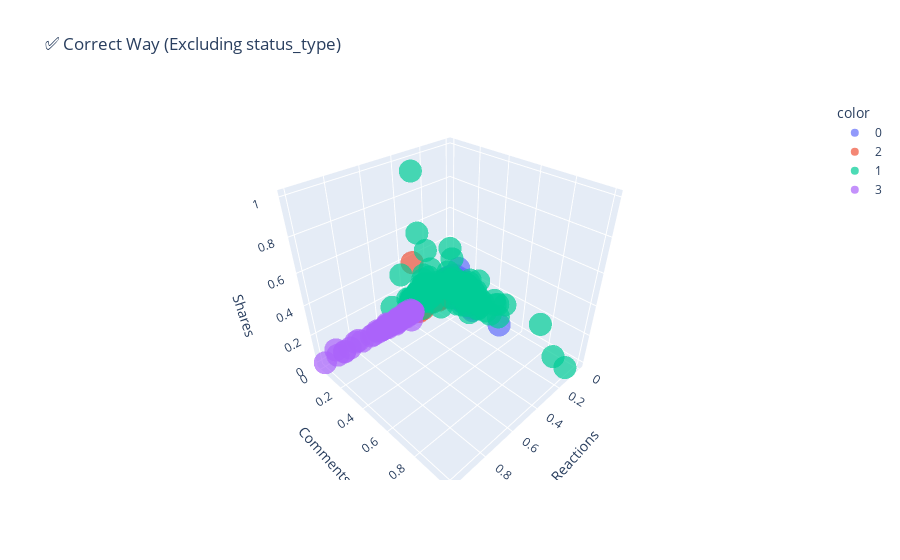
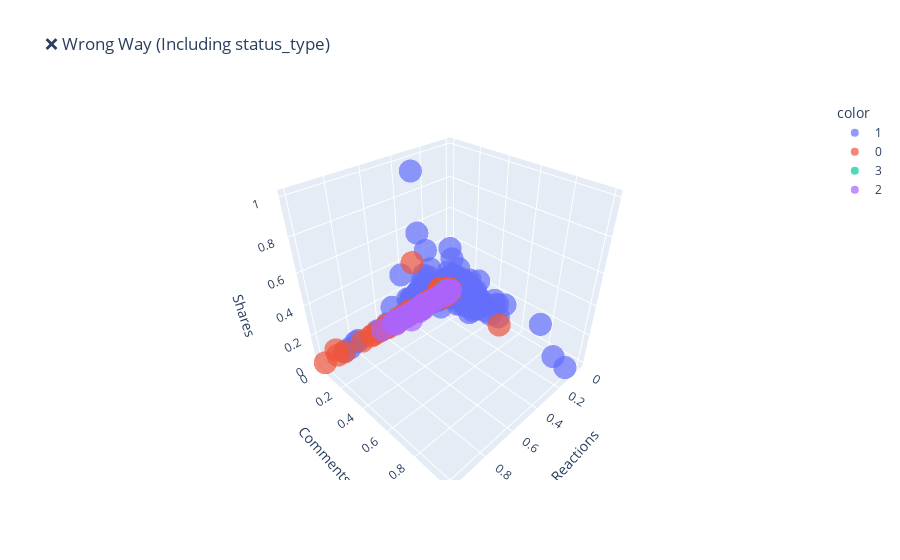

Source (notebook cell) for these figures, in order:
### Code cell
# ========== ✅ Correct Way (exclude status_type) ==========
X = df.drop(columns=['status_type'])
kmeans_correct = KMeans(n_clusters=4, random_state=42)
labels_correct = kmeans_correct.fit_predict(X)

fig1 = px.scatter_3d(
    df,
    x="num_reactions",
    y="num_comments",
    z="num_shares",
    color=labels_correct.astype(str),
    opacity=0.7,
    title="✅ Correct Way (Excluding status_type)"
)
fig1.update_layout(
    scene=dict(
        xaxis_title="Reactions",
        yaxis_title="Comments",
        zaxis_title="Shares"
    )
)


# ========== ❌ Wrong Way (include status_type) ==========
X_wrong = df.copy()   # includes status_type
kmeans_wrong = KMeans(n_clusters=4, random_state=42)
labels_wrong = kmeans_wrong.fit_predict(X_wrong)

fig2 = px.scatter_3d(
    df,
    x="num_reactions",
    y="num_comments",
    z="num_shares",
    color=labels_wrong.astype(str),
    opacity=0.7,
    title="❌ Wrong Way (Including status_type)"
)
fig2.update_layout(
    scene=dict(
        xaxis_title="Reactions",
        yaxis_title="Comments",
        zaxis_title="Shares"
    )
)

# Show both plots one after another
fig1.show()
fig2.show()

### Figure 1 — Plotly figure (JSON) as saved in the notebook; plotly's stock layout.template omitted (floating-point values rounded to 4 significant figures; data arrays with more than 128 entries replaced by an {"elided": "..."} marker saying what was removed)
{"data": [{"hovertemplate": "color=0<br>num_reactions=%{x}<br>num_comments=%{y}<br>num_shares=%{z}<extra></extra>", "legendgroup": "0", "marker": {"color": "#636efa", "opacity": 0.7, "symbol": "circle"}, "mode": "markers", "name": "0", "scene": "scene", "showlegend": true, "type": "scatter3d", "x": {"elided": "6297 float values"}, "y": {"elided": "6297 float values"}, "z": {"elided": "6297 float values"}}, {"hovertemplate": "color=2<br>num_reactions=%{x}<br>num_comments=%{y}<br>num_shares=%{z}<extra></extra>", "legendgroup": "2", "marker": {"color": "#EF553B", "opacity": 0.7, "symbol": "circle"}, "mode": "markers", "name": "2", "scene": "scene", "showlegend": true, "type": "scatter3d", "x": {"elided": "344 float values"}, "y": {"elided": "344 float values"}, "z": {"elided": "344 float values"}}, {"hovertemplate": "color=1<br>num_reactions=%{x}<br>num_comments=%{y}<br>num_shares=%{z}<extra></extra>", "legendgroup": "1", "marker": {"color": "#00cc96", "opacity": 0.7, "symbol": "circle"}, "mode": "markers", "name": "1", "scene": "scene", "showlegend": true, "type": "scatter3d", "x": {"elided": "159 float values"}, "y": {"elided": "159 float values"}, "z": {"elided": "159 float values"}}, {"hovertemplate": "color=3<br>num_reactions=%{x}<br>num_comments=%{y}<br>num_shares=%{z}<extra></extra>", "legendgroup": "3", "marker": {"color": "#ab63fa", "opacity": 0.7, "symbol": "circle"}, "mode": "markers", "name": "3", "scene": "scene", "showlegend": true, "type": "scatter3d", "x": {"elided": "199 float values"}, "y": {"elided": "199 float values"}, "z": {"elided": "199 float values"}}], "layout": {"legend": {"title": {"text": "color"}, "tracegroupgap": 0}, "scene": {"domain": {"x": [0, 1], "y": [0, 1]}, "xaxis": {"title": {"text": "Reactions"}}, "yaxis": {"title": {"text": "Comments"}}, "zaxis": {"title": {"text": "Shares"}}}, "title": {"text": "✅ Correct Way (Excluding status_type)"}}}

### Figure 2 — Plotly figure (JSON) as saved in the notebook; plotly's stock layout.template omitted (floating-point values rounded to 4 significant figures; data arrays with more than 128 entries replaced by an {"elided": "..."} marker saying what was removed)
{"data": [{"hovertemplate": "color=1<br>num_reactions=%{x}<br>num_comments=%{y}<br>num_shares=%{z}<extra></extra>", "legendgroup": "1", "marker": {"color": "#636efa", "opacity": 0.7, "symbol": "circle"}, "mode": "markers", "name": "1", "scene": "scene", "showlegend": true, "type": "scatter3d", "x": {"elided": "2333 float values"}, "y": {"elided": "2333 float values"}, "z": {"elided": "2333 float values"}}, {"hovertemplate": "color=0<br>num_reactions=%{x}<br>num_comments=%{y}<br>num_shares=%{z}<extra></extra>", "legendgroup": "0", "marker": {"color": "#EF553B", "opacity": 0.7, "symbol": "circle"}, "mode": "markers", "name": "0", "scene": "scene", "showlegend": true, "type": "scatter3d", "x": {"elided": "4244 float values"}, "y": {"elided": "4244 float values"}, "z": {"elided": "4244 float values"}}, {"hovertemplate": "color=3<br>num_reactions=%{x}<br>num_comments=%{y}<br>num_shares=%{z}<extra></extra>", "legendgroup": "3", "marker": {"color": "#00cc96", "opacity": 0.7, "symbol": "circle"}, "mode": "markers", "name": "3", "scene": "scene", "showlegend": true, "type": "scatter3d", "x": [0.003397, 0.003185, 0.007006, 0.009766, 0.03588, 0.05032, 0.009766, 0.007006, 0.01338, 0.005732, 0.01019, 0.009342, 0.00913, 0.01253, 0.01083, 0.01253, 0.008493, 0.001274, 0.4104, 0.4701, 0.4119, 0.41, 0.4301, 0.2482, 0.2144, 0.2191, 0.2403, 0.251, 0.2573, 0.2849, 0.3066, 0.251, 0.007856, 0.01104, 0.03503, 0.01614, 0.006369, 0.03057, 0.02017, 0.002123, 0.002123, 0.07091, 0.0121, 0.01062, 0.004246, 0.01125, 0.02548, 0.01975, 0.004459, 0.0006369, 0.001699, 0.001274, 0.002548, 0.002548, 0.0008493, 0.001699, 0.001911, 0.001911, 0.001274, 0.001699, 0.0002123, 0.003397, 0.01401], "y": [0.0004288, 0.0, 4.764e-05, 0.0001429, 0.0, 0.0, 0.0001429, 0.0001906, 0.0005241, 0.0004288, 0.0001906, 4.764e-05, 0.0001906, 0.0002859, 0.0, 0.0001429, 4.764e-05, 0.0, 0.0003811, 4.764e-05, 0.003335, 0.001239, 0.001667, 0.0001429, 0.000667, 0.0004288, 0.0007623, 0.0, 0.0003335, 0.0001906, 0.0002859, 0.0, 0.0, 0.001239, 0.0, 0.0, 0.0, 0.0001429, 0.0, 0.0, 0.0, 0.0, 0.0, 0.0, 0.0, 0.0, 0.001239, 0.001429, 0.0001906, 0.0, 0.0, 0.0, 0.0, 0.0003335, 0.0, 0.0, 4.764e-05, 0.0001906, 0.0, 0.0, 0.0, 0.0, 0.0], "z": [0.0, 0.0, 0.0002921, 0.0002921, 0.01665, 0.0, 0.0002921, 0.001168, 0.0002921, 0.0, 0.001168, 0.0, 0.0002921, 0.00146, 0.0, 0.0, 0.0, 0.0, 0.0, 0.0, 0.003505, 0.0, 0.0002921, 0.007593, 0.001168, 0.0, 0.002336, 0.0, 0.0002921, 0.0, 0.0002921, 0.0, 0.0, 0.0002921, 0.01519, 0.001752, 0.0, 0.004673, 0.002629, 0.0, 0.002044, 0.005841, 0.002921, 0.0008762, 0.0008762, 0.002921, 0.0, 0.0, 0.0, 0.0, 0.0002921, 0.0005841, 0.0, 0.002044, 0.0, 0.0, 0.0, 0.0, 0.0, 0.0, 0.0, 0.0, 0.0005841]}, {"hovertemplate": "color=2<br>num_reactions=%{x}<br>num_comments=%{y}<br>num_shares=%{z}<extra></extra>", "legendgroup": "2", "marker": {"color": "#ab63fa", "opacity": 0.7, "symbol": "circle"}, "mode": "markers", "name": "2", "scene": "scene", "showlegend": true, "type": "scatter3d", "x": {"elided": "359 float values"}, "y": {"elided": "359 float values"}, "z": {"elided": "359 float values"}}], "layout": {"legend": {"title": {"text": "color"}, "tracegroupgap": 0}, "scene": {"domain": {"x": [0, 1], "y": [0, 1]}, "xaxis": {"title": {"text": "Reactions"}}, "yaxis": {"title": {"text": "Comments"}}, "zaxis": {"title": {"text": "Shares"}}}, "title": {"text": "❌ Wrong Way (Including status_type)"}}}
